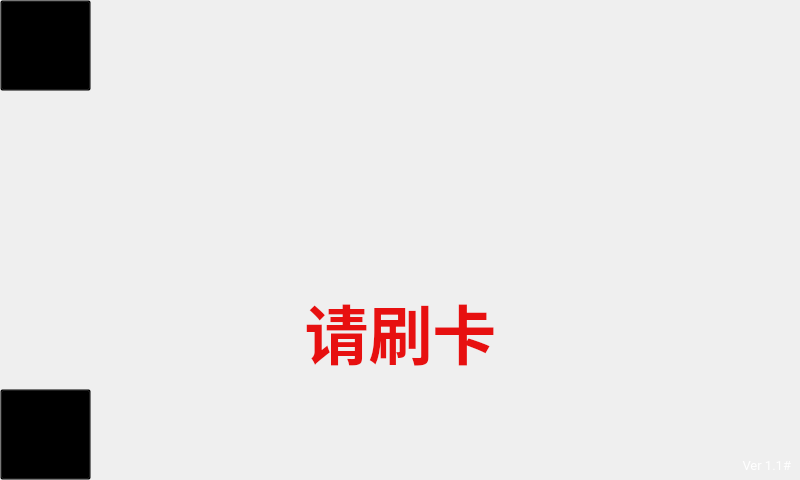
<?xml version="1.0" encoding="UTF-8"?>
<ui version="4.0">
 <class>MainWindow</class>
 <widget class="QMainWindow" name="MainWindow">
  <property name="geometry">
   <rect>
    <x>0</x>
    <y>0</y>
    <width>800</width>
    <height>480</height>
   </rect>
  </property>
  <property name="cursor">
   <cursorShape>ArrowCursor</cursorShape>
  </property>
  <property name="windowTitle">
   <string>MainWindow</string>
  </property>
  <property name="autoFillBackground">
   <bool>false</bool>
  </property>
  <property name="styleSheet">
   <string notr="true"/>
  </property>
  <widget class="QWidget" name="centralWidget">
   <widget class="QLabel" name="label">
    <property name="geometry">
     <rect>
      <x>60</x>
      <y>280</y>
      <width>681</width>
      <height>101</height>
     </rect>
    </property>
    <property name="sizePolicy">
     <sizepolicy hsizetype="Preferred" vsizetype="Preferred">
      <horstretch>0</horstretch>
      <verstretch>0</verstretch>
     </sizepolicy>
    </property>
    <property name="font">
     <font>
      <family>文泉驿等宽正黑</family>
      <pointsize>48</pointsize>
      <weight>75</weight>
      <bold>true</bold>
     </font>
    </property>
    <property name="styleSheet">
     <string notr="true">color: rgb(231, 16, 16);
background:transparent;
border-image: transparent;</string>
    </property>
    <property name="text">
     <string>请刷卡</string>
    </property>
    <property name="alignment">
     <set>Qt::AlignCenter</set>
    </property>
   </widget>
   <widget class="QPushButton" name="pushButton">
    <property name="geometry">
     <rect>
      <x>0</x>
      <y>0</y>
      <width>91</width>
      <height>91</height>
     </rect>
    </property>
    <property name="font">
     <font>
      <pointsize>40</pointsize>
      <weight>75</weight>
      <bold>true</bold>
     </font>
    </property>
    <property name="focusPolicy">
     <enum>Qt::NoFocus</enum>
    </property>
    <property name="styleSheet">
     <string notr="true">background:transparent;
border-image: transparent;</string>
    </property>
    <property name="text">
     <string/>
    </property>
    <property name="flat">
     <bool>false</bool>
    </property>
   </widget>
   <widget class="QLabel" name="label_msg">
    <property name="geometry">
     <rect>
      <x>620</x>
      <y>450</y>
      <width>171</width>
      <height>31</height>
     </rect>
    </property>
    <property name="palette">
     <palette>
      <active>
       <colorrole role="WindowText">
        <brush brushstyle="SolidPattern">
         <color alpha="255">
          <red>255</red>
          <green>255</green>
          <blue>255</blue>
         </color>
        </brush>
       </colorrole>
       <colorrole role="Button">
        <brush brushstyle="SolidPattern">
         <color alpha="0">
          <red>0</red>
          <green>0</green>
          <blue>0</blue>
         </color>
        </brush>
       </colorrole>
       <colorrole role="Text">
        <brush brushstyle="SolidPattern">
         <color alpha="255">
          <red>255</red>
          <green>255</green>
          <blue>255</blue>
         </color>
        </brush>
       </colorrole>
       <colorrole role="Base">
        <brush brushstyle="SolidPattern">
         <color alpha="0">
          <red>0</red>
          <green>0</green>
          <blue>0</blue>
         </color>
        </brush>
       </colorrole>
       <colorrole role="Window">
        <brush brushstyle="SolidPattern">
         <color alpha="0">
          <red>0</red>
          <green>0</green>
          <blue>0</blue>
         </color>
        </brush>
       </colorrole>
       <colorrole role="PlaceholderText">
        <brush brushstyle="NoBrush">
         <color alpha="128">
          <red>255</red>
          <green>255</green>
          <blue>255</blue>
         </color>
        </brush>
       </colorrole>
      </active>
      <inactive>
       <colorrole role="WindowText">
        <brush brushstyle="SolidPattern">
         <color alpha="255">
          <red>255</red>
          <green>255</green>
          <blue>255</blue>
         </color>
        </brush>
       </colorrole>
       <colorrole role="Button">
        <brush brushstyle="SolidPattern">
         <color alpha="0">
          <red>0</red>
          <green>0</green>
          <blue>0</blue>
         </color>
        </brush>
       </colorrole>
       <colorrole role="Text">
        <brush brushstyle="SolidPattern">
         <color alpha="255">
          <red>255</red>
          <green>255</green>
          <blue>255</blue>
         </color>
        </brush>
       </colorrole>
       <colorrole role="Base">
        <brush brushstyle="SolidPattern">
         <color alpha="0">
          <red>0</red>
          <green>0</green>
          <blue>0</blue>
         </color>
        </brush>
       </colorrole>
       <colorrole role="Window">
        <brush brushstyle="SolidPattern">
         <color alpha="0">
          <red>0</red>
          <green>0</green>
          <blue>0</blue>
         </color>
        </brush>
       </colorrole>
       <colorrole role="PlaceholderText">
        <brush brushstyle="NoBrush">
         <color alpha="128">
          <red>255</red>
          <green>255</green>
          <blue>255</blue>
         </color>
        </brush>
       </colorrole>
      </inactive>
      <disabled>
       <colorrole role="WindowText">
        <brush brushstyle="SolidPattern">
         <color alpha="255">
          <red>143</red>
          <green>146</green>
          <blue>147</blue>
         </color>
        </brush>
       </colorrole>
       <colorrole role="Button">
        <brush brushstyle="SolidPattern">
         <color alpha="0">
          <red>0</red>
          <green>0</green>
          <blue>0</blue>
         </color>
        </brush>
       </colorrole>
       <colorrole role="Text">
        <brush brushstyle="SolidPattern">
         <color alpha="255">
          <red>143</red>
          <green>146</green>
          <blue>147</blue>
         </color>
        </brush>
       </colorrole>
       <colorrole role="Base">
        <brush brushstyle="SolidPattern">
         <color alpha="0">
          <red>0</red>
          <green>0</green>
          <blue>0</blue>
         </color>
        </brush>
       </colorrole>
       <colorrole role="Window">
        <brush brushstyle="SolidPattern">
         <color alpha="0">
          <red>0</red>
          <green>0</green>
          <blue>0</blue>
         </color>
        </brush>
       </colorrole>
       <colorrole role="PlaceholderText">
        <brush brushstyle="NoBrush">
         <color alpha="128">
          <red>255</red>
          <green>255</green>
          <blue>255</blue>
         </color>
        </brush>
       </colorrole>
      </disabled>
     </palette>
    </property>
    <property name="font">
     <font>
      <family>Roboto</family>
      <pointsize>10</pointsize>
      <weight>50</weight>
      <bold>false</bold>
     </font>
    </property>
    <property name="styleSheet">
     <string notr="true">background:transparent;
border-image: transparent;</string>
    </property>
    <property name="text">
     <string>Ver 1.1#</string>
    </property>
    <property name="alignment">
     <set>Qt::AlignRight|Qt::AlignTrailing|Qt::AlignVCenter</set>
    </property>
   </widget>
   <widget class="QPushButton" name="pushButton_2">
    <property name="geometry">
     <rect>
      <x>0</x>
      <y>389</y>
      <width>91</width>
      <height>91</height>
     </rect>
    </property>
    <property name="font">
     <font>
      <pointsize>40</pointsize>
      <weight>75</weight>
      <bold>true</bold>
     </font>
    </property>
    <property name="focusPolicy">
     <enum>Qt::NoFocus</enum>
    </property>
    <property name="styleSheet">
     <string notr="true">background:transparent;
border-image: transparent;</string>
    </property>
    <property name="text">
     <string/>
    </property>
    <property name="flat">
     <bool>false</bool>
    </property>
   </widget>
  </widget>
 </widget>
 <layoutdefault spacing="6" margin="11"/>
 <resources/>
 <connections/>
</ui>
